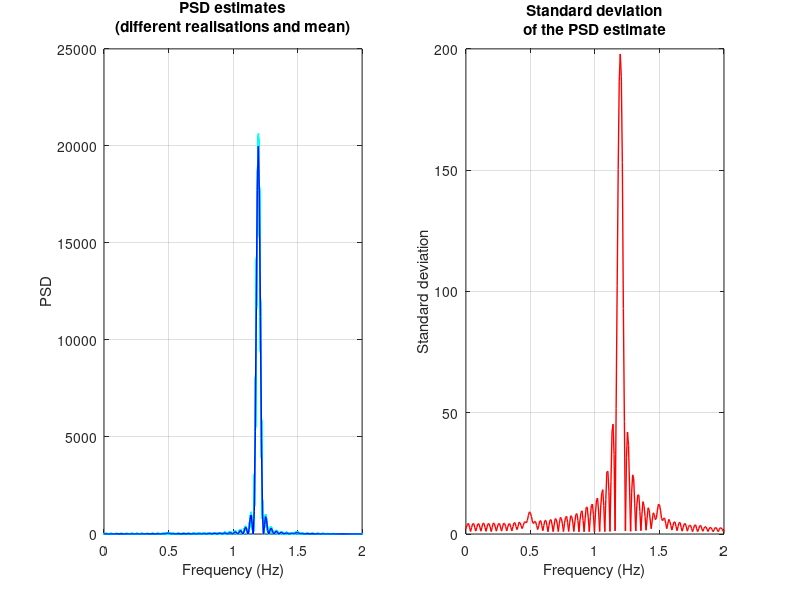
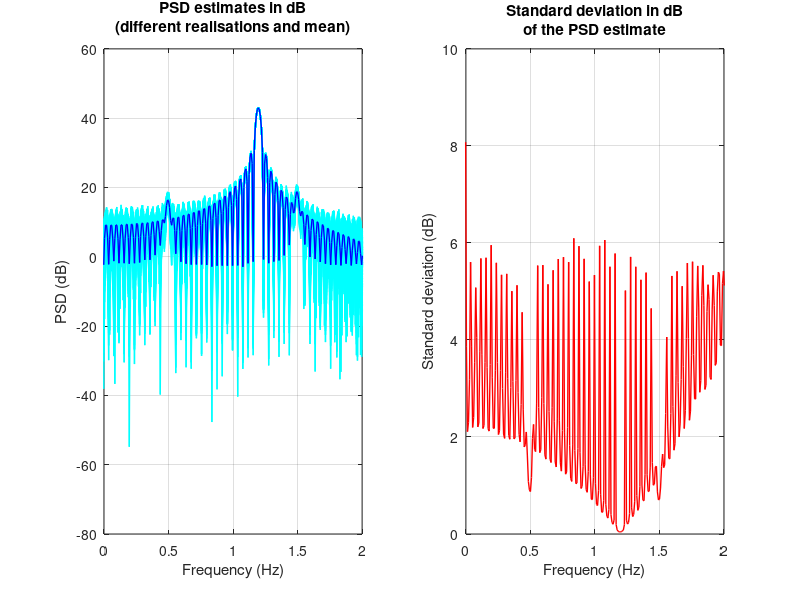

MATLAB code for these plots, in order:
close all
clear all
clc

%% ================= Part A ==========================

%% General parameters
L=5000; %Signal length
K=2000; %L-K will give us the number of zeros added to the end
M=500; %Number of realisations
fs=80; %Normalisation frequency
f = [0.5, 1.2, 1.5]; %Frequencies of sinusoids
psd = zeros(M,2*L-1); %Matrix storing PSD estimates
t_axis = (0:K-1)/fs;

% signal = 1.5.*sin(2*pi*f(1)*t_axis)+ 2.*sin(2*pi*f(2)*t_axis)+sin(2*pi*f(3)*t_axis);
freqAxis = (-(2*L-1)/2:(2*L-1)/2-1)*(fs/(2*L-1));

%Zero padding is also used to improve fft resolution
signal=[0.4*sin(2*pi*t_axis*f(1)) + 10*sin(2*pi*t_axis*f(2)) + 0.5*sin(2*pi*t_axis*f(3)) zeros(1, L-length(t_axis))];

%% 
figure;
subplot(1,2,1)
for i=1:M
    %Generation of sinusoidal signals corrupted by noise
    corrupted_signal = signal + randn(1,L);
    %PSD estimation - using biased ACF estimate
    [acf,~] = xcorr(corrupted_signal, 'biased'); %obtaining ACF estimate of WGN
    psd(i,:) =real(fftshift(fft(ifftshift(acf))));
    plot(freqAxis,psd(i,:),'c','Linewidth',1);
    hold on
end
xlim([0 2])
grid on
%% Finding mean value of the iterations
avg_psd = mean(psd);
plot(freqAxis,avg_psd,'b','Linewidth',1);
xlabel('Frequency (Hz)','FontSize',11); ylabel('PSD','FontSize',11)
title({'PSD estimates','(different realisations and mean)'},'FontSize',11)
%% Finding std of the iterations
std_psd = std(psd);

subplot(1,2,2)
plot(freqAxis,std_psd,'r','Linewidth',1);
xlabel('Frequency (Hz)','FontSize',11); ylabel('Standard deviation','FontSize',11)
title({'Standard deviation','of the PSD estimate'},'FontSize',11)
xlim([0 2])
grid on

%% ================= Part B ==========================

%Plotting same estimates in dB 
figure;
subplot(1,2,1)
for i=1:M
   psd_dB(i,:) = pow2db(psd(i,:));
   plot(freqAxis,psd_dB(i,:),'c','Linewidth',1); 
   hold on 
end
xlim([0 2])
grid on
% Finding mean value of the iterations
avg_psd_dB = mean(psd_dB);
plot(freqAxis,avg_psd_dB,'b','Linewidth',1);
xlabel('Frequency (Hz)','FontSize',11); ylabel('PSD (dB)','FontSize',11)
title({'PSD estimates in dB','(different realisations and mean)'},'FontSize',11)

%% Finding std of the iterations
std_psd_dB = std(psd_dB);

subplot(1,2,2)
plot(freqAxis,std_psd_dB,'r','Linewidth',1);
xlim([0 2])
xlabel('Frequency (Hz)','FontSize',11); ylabel('Standard deviation (dB)','FontSize',11)
title({'Standard deviation in dB','of the PSD estimate'},'FontSize',11)
grid on